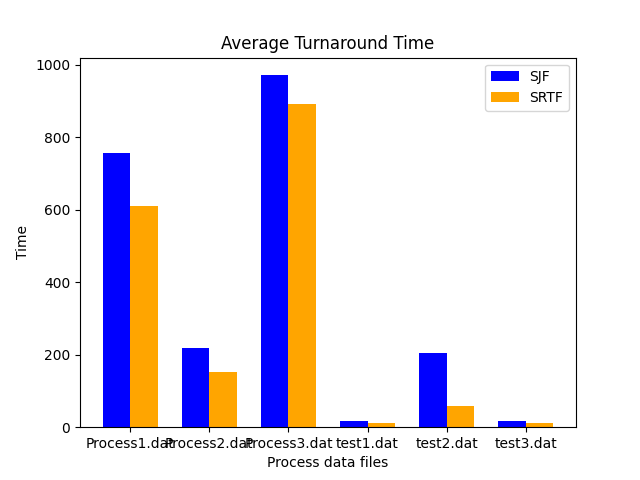

Python code for this plot:
import matplotlib.pyplot as plt
import numpy as np
 
categories = ['Process1.dat', 'Process2.dat', 'Process3.dat', 'test1.dat', 'test2.dat', 'test3.dat']
sjf_values = [755.285706, 219.500000, 971.333313, 17.333334, 204.500000, 16.666666]
srtf_values = [610.428589,152.555557,890.750000, 11.333333,  59.250000,  12.000000]

# Set the width of the bars
bar_width = 0.35

# Create an array of indices for each category
indices = np.arange(len(categories))

# Creating bar graphs
plt.bar(indices - bar_width/2, sjf_values, width=bar_width, color='blue', label='SJF')
plt.bar(indices + bar_width/2, srtf_values, width=bar_width, color='orange', label='SRTF')

# Adding labels and title
plt.xlabel('Process data files')
plt.ylabel('Time')
plt.title('Average Turnaround Time')
plt.legend()

# Adjust the x-axis ticks to show category names
plt.xticks(indices, categories)

# Display the graph
plt.savefig('turnaround.png')
